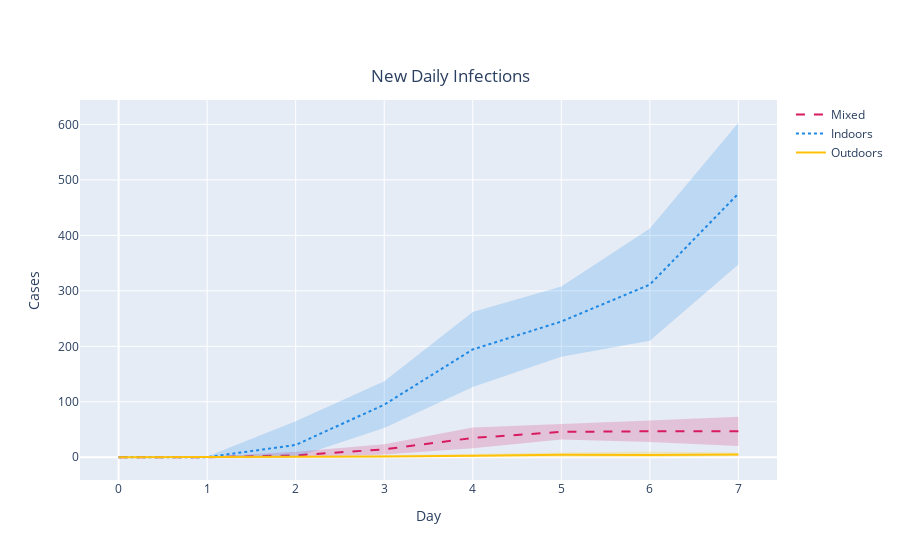

Notebook source saved alongside this figure:
### Code cell
# Figure: New Infections - Indoor, Outdoor, and Mixed

fig = go.Figure([
    go.Scatter( # Mixed
        x=default_scen_new_inf['dates'].tolist(),
        y=default_scen_new_inf['new_infections'].tolist(),
        line=dict(color='rgb(216,27,96)', dash = 'dash'),
        mode='lines',
        name="Mixed",
        showlegend=True
    ),
    go.Scatter( # Mixed confidence interval
        x=default_scen_new_inf['dates'].tolist()+default_scen_new_inf['dates'].tolist()[::-1], # x, then x reversed
        y=default_scen_new_inf['new_infections_high'].tolist()+default_scen_new_inf['new_infections_low'].tolist()[::-1], # upper, then lower reversed
        fill='toself',
        fillcolor='rgba(216,27,96,0.2)',
        line=dict(color='rgba(255,255,255,0)'),
        hoverinfo="skip",
        showlegend=False,
        #name = 'Mixed 95% Confidence Interval'
    ),
    go.Scatter( # Indoors
        x=indoor_scen_new_inf['dates'].tolist(),
        y=indoor_scen_new_inf['new_infections'].tolist(),
        line=dict(color='rgb(30,136,229)', dash = 'dot'),
        mode='lines',
        name="Indoors",
        showlegend=True
    ),
    go.Scatter( # Indoors confidence interval
        x=indoor_scen_new_inf['dates'].tolist()+indoor_scen_new_inf['dates'].tolist()[::-1], # x, then x reversed
        y=indoor_scen_new_inf['new_infections_high'].tolist()+indoor_scen_new_inf['new_infections_low'].tolist()[::-1], # upper, then lower reversed
        fill='toself',
        fillcolor='rgba(30,136,229,0.2)',
        line=dict(color='rgba(255,255,255,0)'),
        hoverinfo="skip",
        showlegend=False,
        #name = 'Indoors 95% Confidence Interval'
    ),
    go.Scatter( # Outdoors
        x=outdoor_scen_new_inf['dates'].tolist(),
        y=outdoor_scen_new_inf['new_infections'].tolist(),
        line=dict(color='rgb(255,193,7)'),
        mode='lines',
        name="Outdoors",
        showlegend=True
    ),
    go.Scatter( # Outdoors confidence interval
        x=outdoor_scen_new_inf['dates'].tolist()+outdoor_scen_new_inf['dates'].tolist()[::-1], # x, then x reversed
        y=outdoor_scen_new_inf['new_infections_high'].tolist()+outdoor_scen_new_inf['new_infections_low'].tolist()[::-1], # upper, then lower reversed
        fill='toself',
        fillcolor='rgba(255,193,7,0.2)',
        line=dict(color='rgba(255,255,255,0)'),
        hoverinfo="skip",
        showlegend=False,
        #name = 'Outdoors 95% Confidence Interval'
    )
])

fig.update_layout(
    title_text='New Daily Infections', title_x=0.5, title_y=0.875,
    xaxis_title="Day",
    yaxis_title="Cases"
)

fig.show()

### Figure 1 — Plotly figure (JSON) as saved in the notebook; plotly's stock layout.template omitted (floating-point values rounded to 4 significant figures)
{"data": [{"line": {"color": "rgb(216,27,96)", "dash": "dash"}, "mode": "lines", "name": "Mixed", "showlegend": true, "type": "scatter", "x": [0, 1, 2, 3, 4, 5, 6, 7], "y": [0, 0.1, 3.4, 14.3, 34.8, 45.8, 46.8, 46.8]}, {"fill": "toself", "fillcolor": "rgba(216,27,96,0.2)", "hoverinfo": "skip", "line": {"color": "rgba(255,255,255,0)"}, "showlegend": false, "type": "scatter", "x": [0, 1, 2, 3, 4, 5, 6, 7, 7, 6, 5, 4, 3, 2, 1, 0], "y": [0, 0.7, 9.737, 23.6, 53.54, 59.53, 66.23, 73.12, 20.48, 27.37, 32.07, 16.06, 5.003, 0, 0, 0]}, {"line": {"color": "rgb(30,136,229)", "dash": "dot"}, "mode": "lines", "name": "Indoors", "showlegend": true, "type": "scatter", "x": [0, 1, 2, 3, 4, 5, 6, 7], "y": [0, 0.2, 22.1, 94.8, 194.4, 244.7, 311.3, 475.4]}, {"fill": "toself", "fillcolor": "rgba(30,136,229,0.2)", "hoverinfo": "skip", "line": {"color": "rgba(255,255,255,0)"}, "showlegend": false, "type": "scatter", "x": [0, 1, 2, 3, 4, 5, 6, 7, 7, 6, 5, 4, 3, 2, 1, 0], "y": [0, 1.4, 64.87, 136.8, 262.0, 308.0, 412.4, 603.1, 347.7, 210.2, 181.4, 126.8, 52.8, 0, 0, 0]}, {"line": {"color": "rgb(255,193,7)"}, "mode": "lines", "name": "Outdoors", "showlegend": true, "type": "scatter", "x": [0, 1, 2, 3, 4, 5, 6, 7], "y": [0, 0.1, 0.2, 1.5, 2.7, 4.3, 3.9, 5.1]}, {"fill": "toself", "fillcolor": "rgba(255,193,7,0.2)", "hoverinfo": "skip", "line": {"color": "rgba(255,255,255,0)"}, "showlegend": false, "type": "scatter", "x": [0, 1, 2, 3, 4, 5, 6, 7, 7, 6, 5, 4, 3, 2, 1, 0], "y": [0, 0.7, 1.0, 4.069, 5.673, 8.686, 10.38, 8.38, 1.82, 0, 0, 0, 0, 0, 0, 0]}], "layout": {"title": {"text": "New Daily Infections", "x": 0.5, "y": 0.875}, "xaxis": {"title": {"text": "Day"}}, "yaxis": {"title": {"text": "Cases"}}}}
